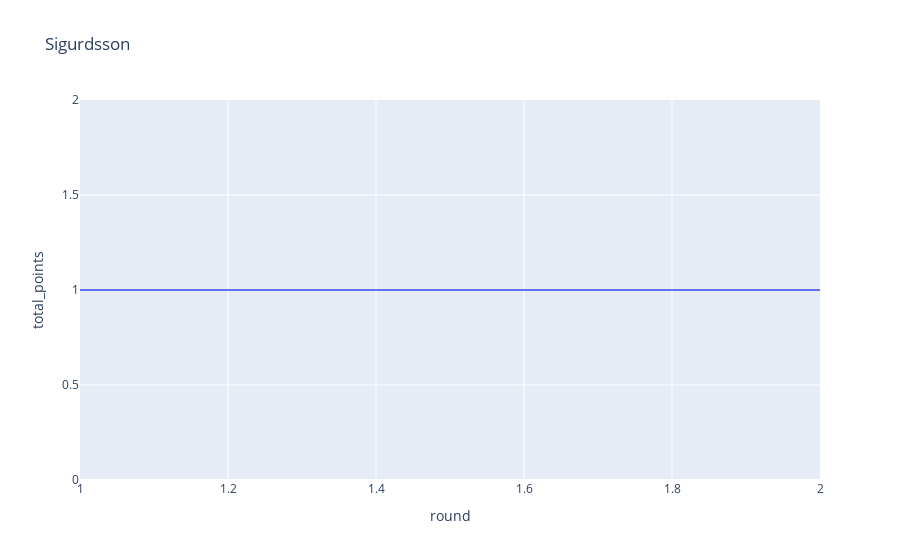

The code cell stored with this chart in its notebook:
### Code cell
player_summary(150)

### Figure 1 — Plotly figure (JSON) as saved in the notebook; plotly's stock layout.template omitted (floating-point values rounded to 4 significant figures)
{"data": [{"customdata": [[], []], "hovertemplate": "round=%{x}<br>total_points=%{y}<extra></extra>", "legendgroup": "", "line": {"color": "#636efa", "dash": "solid"}, "mode": "lines", "name": "", "orientation": "v", "showlegend": false, "type": "scatter", "x": [1, 2], "xaxis": "x", "y": [1, 1], "yaxis": "y"}], "layout": {"legend": {"tracegroupgap": 0}, "title": {"text": "Sigurdsson"}, "xaxis": {"anchor": "y", "domain": [0, 1], "title": {"text": "round"}}, "yaxis": {"anchor": "x", "domain": [0, 1], "title": {"text": "total_points"}}}}
